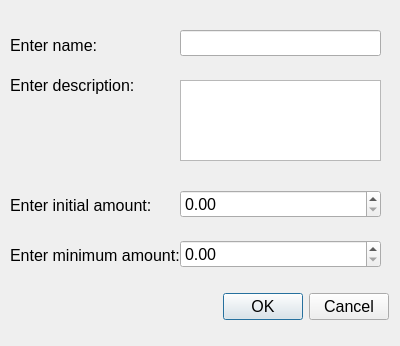
<?xml version="1.0" encoding="UTF-8"?>
<ui version="4.0">
 <class>createWalletDialog</class>
 <widget class="QDialog" name="createWalletDialog">
  <property name="geometry">
   <rect>
    <x>0</x>
    <y>0</y>
    <width>400</width>
    <height>346</height>
   </rect>
  </property>
  <property name="windowTitle">
   <string>New wallet</string>
  </property>
  <property name="windowIcon">
   <iconset>
    <normaloff>../../logo_plain/blob.png</normaloff>../../logo_plain/blob.png</iconset>
  </property>
  <widget class="QDialogButtonBox" name="buttonBox">
   <property name="geometry">
    <rect>
     <x>30</x>
     <y>290</y>
     <width>359</width>
     <height>34</height>
    </rect>
   </property>
   <property name="font">
    <font>
     <family>Arial</family>
     <pointsize>12</pointsize>
    </font>
   </property>
   <property name="orientation">
    <enum>Qt::Horizontal</enum>
   </property>
   <property name="standardButtons">
    <set>QDialogButtonBox::Cancel|QDialogButtonBox::Ok</set>
   </property>
  </widget>
  <widget class="QLabel" name="label">
   <property name="geometry">
    <rect>
     <x>10</x>
     <y>30</y>
     <width>141</width>
     <height>31</height>
    </rect>
   </property>
   <property name="font">
    <font>
     <family>Arial</family>
     <pointsize>12</pointsize>
    </font>
   </property>
   <property name="text">
    <string>Enter name: </string>
   </property>
  </widget>
  <widget class="QLineEdit" name="walletNameLineEdit">
   <property name="geometry">
    <rect>
     <x>180</x>
     <y>30</y>
     <width>201</width>
     <height>26</height>
    </rect>
   </property>
   <property name="font">
    <font>
     <family>Arial</family>
     <pointsize>12</pointsize>
    </font>
   </property>
   <property name="text">
    <string/>
   </property>
  </widget>
  <widget class="QLabel" name="label_2">
   <property name="geometry">
    <rect>
     <x>10</x>
     <y>70</y>
     <width>141</width>
     <height>31</height>
    </rect>
   </property>
   <property name="font">
    <font>
     <family>Arial</family>
     <pointsize>12</pointsize>
    </font>
   </property>
   <property name="text">
    <string>Enter description: </string>
   </property>
  </widget>
  <widget class="QTextEdit" name="walDescTextEdit">
   <property name="geometry">
    <rect>
     <x>180</x>
     <y>80</y>
     <width>201</width>
     <height>81</height>
    </rect>
   </property>
   <property name="font">
    <font>
     <family>Arial</family>
     <pointsize>12</pointsize>
    </font>
   </property>
  </widget>
  <widget class="QLabel" name="label_3">
   <property name="geometry">
    <rect>
     <x>10</x>
     <y>190</y>
     <width>151</width>
     <height>31</height>
    </rect>
   </property>
   <property name="font">
    <font>
     <family>Arial</family>
     <pointsize>12</pointsize>
    </font>
   </property>
   <property name="text">
    <string>Enter initial amount: </string>
   </property>
  </widget>
  <widget class="QDoubleSpinBox" name="amtSpinBox">
   <property name="geometry">
    <rect>
     <x>180</x>
     <y>190</y>
     <width>201</width>
     <height>28</height>
    </rect>
   </property>
   <property name="font">
    <font>
     <family>Arial</family>
     <pointsize>12</pointsize>
    </font>
   </property>
   <property name="maximum">
    <double>999999.989999999990687</double>
   </property>
  </widget>
  <widget class="QDoubleSpinBox" name="minamtSpinBox">
   <property name="geometry">
    <rect>
     <x>180</x>
     <y>240</y>
     <width>201</width>
     <height>28</height>
    </rect>
   </property>
   <property name="font">
    <font>
     <family>Arial</family>
     <pointsize>12</pointsize>
    </font>
   </property>
   <property name="maximum">
    <double>999999.989999999990687</double>
   </property>
  </widget>
  <widget class="QLabel" name="label_5">
   <property name="geometry">
    <rect>
     <x>10</x>
     <y>240</y>
     <width>171</width>
     <height>31</height>
    </rect>
   </property>
   <property name="font">
    <font>
     <family>Arial</family>
     <pointsize>12</pointsize>
    </font>
   </property>
   <property name="text">
    <string>Enter minimum amount: </string>
   </property>
  </widget>
 </widget>
 <resources/>
 <connections>
  <connection>
   <sender>buttonBox</sender>
   <signal>accepted()</signal>
   <receiver>createWalletDialog</receiver>
   <slot>accept()</slot>
   <hints>
    <hint type="sourcelabel">
     <x>248</x>
     <y>254</y>
    </hint>
    <hint type="destinationlabel">
     <x>157</x>
     <y>274</y>
    </hint>
   </hints>
  </connection>
  <connection>
   <sender>buttonBox</sender>
   <signal>rejected()</signal>
   <receiver>createWalletDialog</receiver>
   <slot>reject()</slot>
   <hints>
    <hint type="sourcelabel">
     <x>316</x>
     <y>260</y>
    </hint>
    <hint type="destinationlabel">
     <x>286</x>
     <y>274</y>
    </hint>
   </hints>
  </connection>
 </connections>
</ui>
